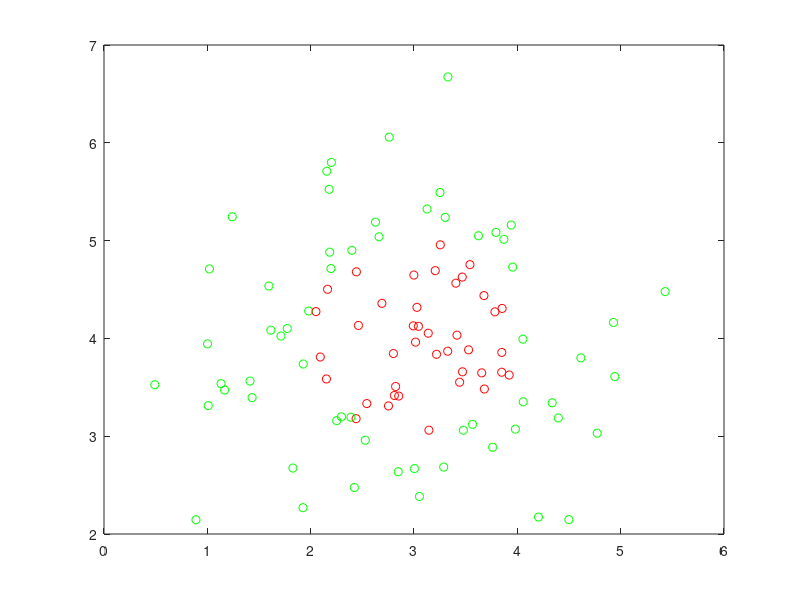
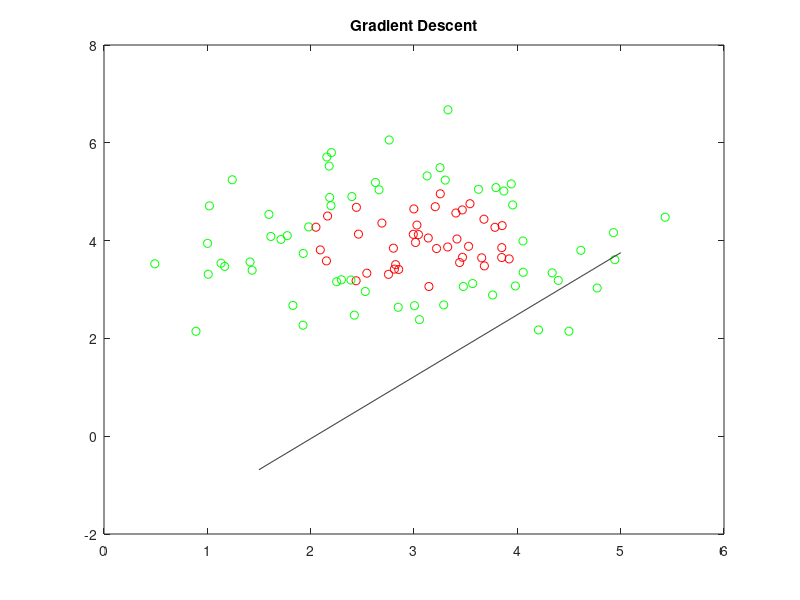
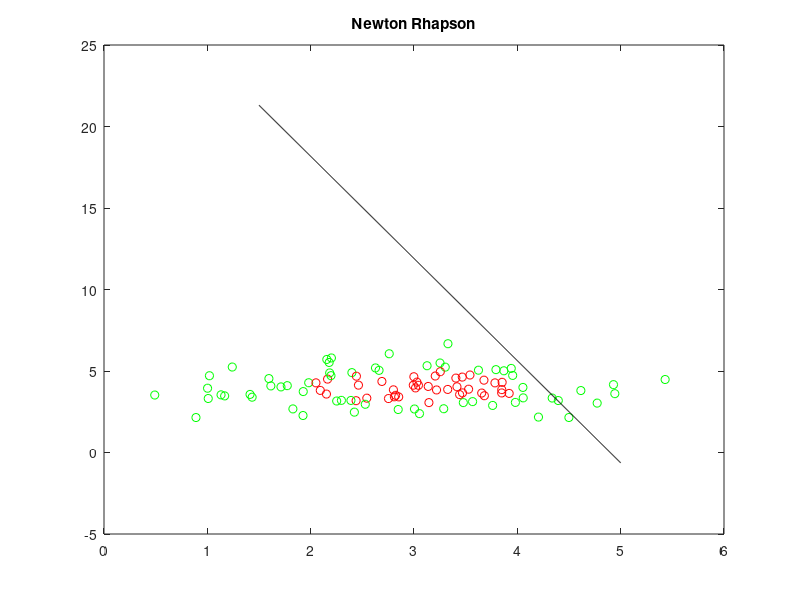

Reproduce these figures in MATLAB, in order. (Note: this script raises an error after producing the figures.)
clc;
clear;
s=importdata('credit.txt');
s2=importdata('testcredit.mat');
[par1 par2]=size(s);
figure(1)
for i=1:par1
 if s(i,3)==1
     plot(s(i,1),s(i,2),'-or')
     hold on;
 else
     plot(s(i,1),s(i,2),'-og')
     hold on;
 end
end
x=ones(par1,par2);
x(:,2:par2)=s(:,1:par2-1);
y=s(:,par2);
%% Grad Descent
 w=[0 0.05 -0.05];
topcount=1;
alph=.1;
lambda=3;
for lo=1:6000
    for i=1:par1
        f=1/(1+exp(-1*w*x(i,:)'));
        w=w-(alph*(f-y(i))*(x(i,:)))/par1; 
    end 
    w=w-alph*lambda*w/par1;
end
figure('Name',"Gradient Descent");
for i=1:par1
 if s(i,3)==1
     plot(s(i,1),s(i,2),'-or')
     hold on
 else
     plot(s(i,1),s(i,2),'-og')
     hold on
 end
end
xx=linspace(1.5,5,1000);
yy=(-w(2)*xx);
yy=yy+(-w(1));
yy=yy/w(3);
plot(xx,yy,'k')
title('Gradient Descent');
acc=0;

for i=1:par1
    f=1/(1+exp(-1*w*x(i,:)'));
    if  y(i)==round(f)
        acc=acc+1;
    end
end

acc
hold off
%% Newton Rhapson
w=[0 0.05 -0.05];
for lo=1:6000
        R=eye(par1);
        f=zeros(par1,1);
        J=0;
        for i=1:par1
           f(i,1)=1/(1+exp(-1*w*x(i,:)'));
           R(i,i)=f(i,1)*(1-f(i,1)); 
        end
        
        ki=[0;w(2:3)'];
        J=x'*(f-y);
        lambda=.01;
        J=(J+lambda*ki)/par1;
        
        
        ko=eye(3);
        ko(1,1)=0;
        H=x'*R*x;
        H=(H+lambda*ko)/par1;
        w=w-((H^-1)*J)';           
end

figure('Name','Newton Rhapson');
for i=1:par1
 if s(i,3)==1
     plot(s(i,1),s(i,2),'-or')
     hold on
 else
     plot(s(i,1),s(i,2),'-og')
     hold on
 end
end

xx=linspace(1.5,5,1000);
yy=(-w(2)*xx);
yy=yy+(-w(1));
yy=yy/w(3);
plot(xx,yy,'k')
title('Newton Rhapson');
acc2=0;

for i=1:par1
    f=1/(1+exp(-1*w*x(i,:)'));
    if  y(i)==round(f)
        acc2=acc2+1;
    end
end
acc2
 %% Transformed gradient descent
n=3
mom=x;
x=featuretransform(x(:,2:3),n);
w=randi(2,1,((n+1)*(n+2))/2)/10-.15;
alph=1;
lambda=10e-15;
for lo=1:10000
    for i=1:par1
           f=1/(1+exp(-1*w*x(i,:)'));
           w=w-(alph*(f-y(i))*(x(i,:)))/par1; 
        end
        w=w-alph*lambda*w/par1;
end
xx=linspace(0,7,1000);
yy=linspace(1,6,1000);
threshold=.01;
figure('Name','Transformed Gradient Descent');

for i=1:1000
 if s2.label(i)==1
     plot(s2.data(i,1),s2.data(i,2),'-or')
     hold on;
 else
     plot(s2.data(i,1),s2.data(i,2),'-og')
     hold on;
 end
end

for i=1:1000
    for j=1:1000
        p=[xx(i) yy(j)];
        p=featuretransform(p,n);
        p=p;
        f=sigmoid(p,w);
        if(abs(f-(0.5))<threshold)
            plot(xx(i),yy(j),'k.');
            hold on;
        end
    end
end
title('Transformed Gradient Descent');
acc3=0;

x=featuretransform(s2.data,n);
for i=1:1000
    f=sigmoid(x(i,:),w);
    [s2.label(i) round(f)];
    if  s2.label(i)==round(f)
        acc3=acc3+1;
    end
end
acc3=acc3/10
hold off
        
%% Transformed Newton Rhapson
x=mom;
x=featuretransform(x(:,2:3),n); 

not=((n+1)*(n+2))/2;
w=randi(2,1,not)/10-.15;
lambda=10^-10;
f=0;
for lo=1:30
    J=zeros(not,1);
    H=zeros(not,not);
    for i=1:par1
           f=sigmoid(x(i,:),w);
           J=J+((f-y(i))*x(i,:)');
           H=H+(f*(1-f)*x(i,:)'*x(i,:));
    end
    ki=[0;w(2:not)'];
    J=(J+lambda*ki)/par1;
    ko=eye(not);
    ko(1,1)=0;
    H=(H+lambda*ko)/par1;
        w=w-((H^-1)*J)';
end
figure('Name','Transformed Newton Rhapson');
xx=linspace(1.5,5,1000);
yy=linspace(2,6,1000);
acc2=0;
threshold=.01;
for i=1:1000
    for j=1:1000
        p=[xx(i) yy(j)];
        p=featuretransform(p,n);
        p=p;
        f=sigmoid(p,w);
        if(abs(f-(0.5))<threshold)
            plot(xx(i),yy(j),'k.');
            hold on;
        end
    end
end
title('Transformed Newton Rhapson ');
for i=1:1000
 if s2.label(i)==1
     plot(s2.data(i,1),s2.data(i,2),'-or')
     hold on;
 else
     plot(s2.data(i,1),s2.data(i,2),'-og')
     hold on;
 end
end
x=featuretransform(s2.data,n);

for i=1:1000
    f=sigmoid(x(i,:),w);
    [s2.label(i) round(f)];
    if  s2.label(i)==round(f)
        acc2=acc2+1;
    end
end
acc2=acc2/10
hold off        
    





    




    




